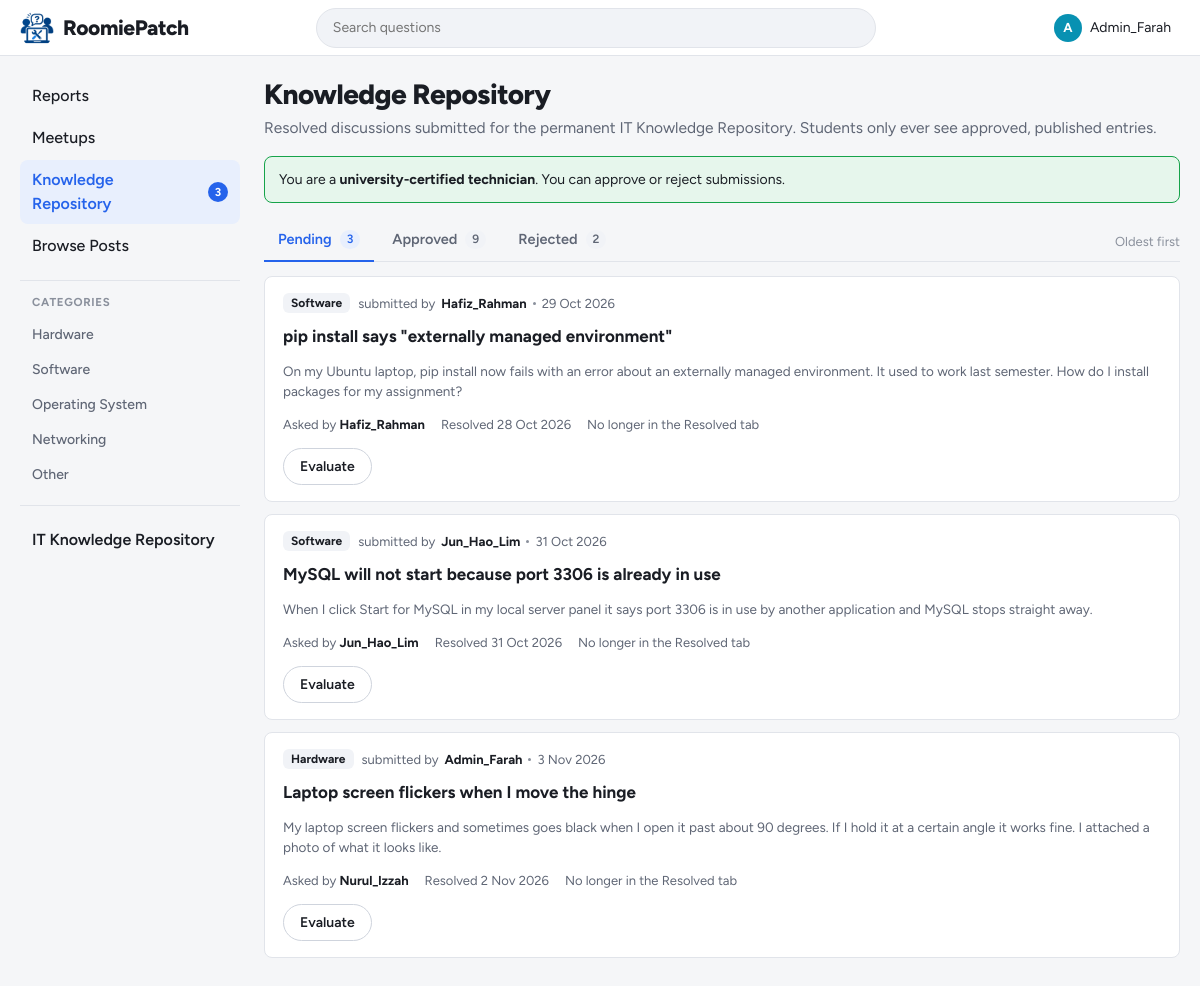
/admin/repository.php (signed in), run on the app's committed database.
### tables this page shows
CREATE TABLE categories (
    category_id   INT AUTO_INCREMENT PRIMARY KEY,
    category_name VARCHAR(50) NOT NULL UNIQUE
);

CREATE TABLE repository_entries (
    entry_id          INT AUTO_INCREMENT PRIMARY KEY,
    post_id           INT NULL,
    accepted_reply_id INT NULL,
    category          ENUM('Hardware', 'Software', 'Operating System', 'Networking') NOT NULL,   
    title             VARCHAR(150) NOT NULL,
    summary           VARCHAR(300) NOT NULL,
    problem           TEXT NOT NULL,
    solution          TEXT NOT NULL,
    keywords          VARCHAR(255) NULL,
    contributor_id    INT NULL,                   
    solver_id         INT NULL,                   
    submitted_by      INT NULL,
    submitted_at      DATETIME NOT NULL DEFAULT CURRENT_TIMESTAMP,
    status            ENUM('Pending', 'Approved', 'Rejected') NOT NULL DEFAULT 'Pending',
    reviewed_by       INT NULL,                   
    reviewed_at       DATETIME NULL,
    review_notes      TEXT NULL,
    rejection_reason  TEXT NULL,
    is_published      TINYINT(1) NOT NULL DEFAULT 0,
    published_at      DATETIME NULL,
    unpublished_at    DATETIME NULL,
    UNIQUE KEY uq_repository_post (post_id),
    KEY idx_repository_status (status, is_published),
    KEY idx_repository_category (category),
    KEY idx_repository_published (published_at),
    FOREIGN KEY (post_id) REFERENCES posts(post_id) ON DELETE SET NULL,
    FOREIGN KEY (accepted_reply_id) REFERENCES replies(reply_id) ON DELETE SET NULL,
    FOREIGN KEY (contributor_id) REFERENCES users(user_id) ON DELETE SET NULL,
    FOREIGN KEY (solver_id) REFERENCES users(user_id) ON DELETE SET NULL,
    FOREIGN KEY (submitted_by) REFERENCES users(user_id) ON DELETE SET NULL,
    FOREIGN KEY (reviewed_by) REFERENCES users(user_id) ON DELETE SET NULL
);

CREATE TABLE users (
    user_id   INT AUTO_INCREMENT PRIMARY KEY,
    username  VARCHAR(50)  NOT NULL UNIQUE,
    login_id  VARCHAR(20)  NOT NULL UNIQUE,       
    password  VARCHAR(255) NOT NULL,              
    role      ENUM('student', 'admin') NOT NULL DEFAULT 'student',
     
     
    reputation INT NOT NULL DEFAULT 0,
     
     
    is_certified_technician TINYINT(1) NOT NULL DEFAULT 0,
    bio       TEXT NULL
);

CREATE TABLE posts (
    post_id     INT AUTO_INCREMENT PRIMARY KEY,
    user_id     INT NOT NULL,
    title       VARCHAR(150) NOT NULL,
    description TEXT NOT NULL,
    category_id INT NOT NULL,
    device_os   ENUM('Windows', 'macOS', 'Linux', 'Android', 'iOS', 'Other') NOT NULL,
    tags        VARCHAR(255) NULL,                 
    status      ENUM('Open', 'Resolved') NOT NULL DEFAULT 'Open',
     
     
     
    accepted_reply_id INT NULL,
    resolved_at DATETIME NULL,
    created_at  DATETIME NOT NULL DEFAULT CURRENT_TIMESTAMP,
    KEY idx_posts_resolved_at (resolved_at),
    FOREIGN KEY (user_id) REFERENCES users(user_id) ON DELETE CASCADE,
    FOREIGN KEY (category_id) REFERENCES categories(category_id)
);

### admin/repository.php (the view, shortened to what this page needs)
<?php
$active = 'repository_admin';
include '../includes/header.php';
$tabs = ['pending' => 'Pending', 'approved' => 'Approved', 'rejected' => 'Rejected'];
$tab = array_key_exists(get_text('tab'), $tabs) ? get_text('tab') : 'pending';
$status = $tabs[$tab];
$technician = is_certified_technician($conn);
$counts = ['Pending' => 0, 'Approved' => 0, 'Rejected' => 0];
foreach ($conn->query('SELECT status, COUNT(*) AS n FROM repository_entries GROUP BY status') as $row) {
    $counts[$row['status']] = (int) $row['n'];
}
$order = $status === 'Pending' ? 'e.submitted_at ASC' : 'e.reviewed_at DESC';
$stmt = $conn->prepare("
    SELECT e.*, p.resolved_at, p.status AS post_status,
           c.username AS contributor, sb.username AS submitter, rv.username AS reviewer
    FROM repository_entries e
    LEFT JOIN posts p ON p.post_id = e.post_id
    LEFT JOIN users c ON c.user_id = e.contributor_id
    LEFT JOIN users sb ON sb.user_id = e.submitted_by
    LEFT JOIN users rv ON rv.user_id = e.reviewed_by
    WHERE e.status = ?
    ORDER BY $order");
$stmt->bind_param('s', $status);
$stmt->execute();
$entries = $stmt->get_result()->fetch_all(MYSQLI_ASSOC);
?>
<main class="content">
    <div class="page-head">
        <h1>Knowledge Repository</h1>
        <p>Resolved discussions submitted for the permanent IT Knowledge Repository. Students only ever see approved, published entries.</p>
    </div>
    <div class="tech-banner<?= $technician ? ' is-tech' : '' ?>">
        <p>
            <?php if ($technician): ?>
                You are a <strong>university-certified technician</strong>. You can approve or reject submissions.
            <?php else: ?>
                You can view submissions and unpublish entries. Only <strong>university-certified technicians</strong> can approve or reject them.
            <?php endif; ?>
        </p>
    </div>
    <div class="tabs-row">
        <nav class="tabs" aria-label="Submission status">
            <?php foreach ($tabs as $key => $label): ?>
                <a class="tab<?= $tab === $key ? ' active' : '' ?>" href="repository.php?tab=<?= $key ?>" <?= $tab === $key ? 'aria-current="page"' : '' ?>>
                    <?= $label ?> <span class="tab-count"><?= $counts[$label] ?></span>
                </a>
            <?php endforeach; ?>
        </nav>
        <span class="sort-label"><?= $status === 'Pending' ? 'Oldest first' : 'Latest decision first' ?></span>
    </div>
    <?php if (!$entries): ?>
        <div class="feed">
            <div class="empty-state">
                <strong>No <?= strtolower($status) ?> submissions</strong>
                <?= $status === 'Pending' ? 'New submissions from resolved discussions will appear here.' : 'Decisions made by certified technicians appear here.' ?>
            </div>
        </div>
    <?php else: ?>
        <div class="report-list">
            <?php foreach ($entries as $e): ?>
                <?php $listed = $e['resolved_at'] !== null && strtotime($e['resolved_at']) >= time() - RESOLVED_VISIBLE_DAYS * 86400; ?>
                <article class="report-item repo-admin-item">
                    <div class="report-head">
                        <span class="type-badge"><?= e($e['category']) ?></span>
                        <span class="report-by">
                            submitted by <strong><?= e($e['submitter'] ?? 'deleted user') ?></strong>
                            <span class="dot" aria-hidden="true"></span>
                            <time datetime="<?= e($e['submitted_at']) ?>"><?= e(time_ago($e['submitted_at'])) ?></time>
                        </span>
                    </div>
                    <h3 class="repo-admin-title"><?= e($e['title']) ?></h3>
                    <p class="muted"><?= e(excerpt($e['summary'], 200)) ?></p>
                    <ul class="repo-facts">
                        <li>Asked by <strong><?= e($e['contributor'] ?? 'deleted user') ?></strong></li>
                        <li>Resolved <?= $e['resolved_at'] ? e(date('j M Y', strtotime($e['resolved_at']))) : 'date unknown' ?></li>
                        <li><?= $e['post_id'] === null ? 'Original post removed' : ($listed ? 'Still in the Resolved tab' : 'No longer in the Resolved tab') ?></li>
                    </ul>
                    <div class="report-actions">
                        <a class="btn btn-secondary btn-sm" href="<?= BASE_URL ?>admin/repository_review.php?id=<?= (int) $e['entry_id'] ?>">
                            <?= $e['status'] === 'Pending' && $technician ? 'Evaluate' : 'Open' ?>
                        </a>
                    </div>
                </article>
            <?php endforeach; ?>
        </div>
    <?php endif; ?>
</main>
<?php include '../includes/footer.php'; ?>

### includes/sidebar.php (shortened to what this page needs)
<?php
function nav_link($key, $href, $icon_name, $label, $active, $badge = null)
{
    $class = $key === $active ? 'nav-link active' : 'nav-link';
    $current = $key === $active ? ' aria-current="page"' : '';
    $badge_html = '';
    if ($badge !== null) {
        $badge_html = '<span class="nav-badge" data-badge="' . $key . '"' . ($badge > 0 ? '' : ' hidden') . '>'
            . ($badge > 99 ? '99+' : $badge) . '</span>';
    }
    return '<a class="' . $class . '" href="' . BASE_URL . $href . '"' . $current . '>'
        . icon($icon_name) . '<span>' . e($label) . '</span>' . $badge_html . '</a>';
}
?>
<nav class="sidebar" aria-label="Main">
    <?php if ($is_admin): ?>
        <div class="nav-group">
            <?= nav_link('reports', 'admin/dashboard.php', 'flag', 'Reports', $active) ?>
            <?= nav_link('meetups', 'admin/meetups.php', 'meetup', 'Meetups', $active) ?>
            <?php $repo_pending = (int) $conn->query("SELECT COUNT(*) FROM repository_entries WHERE status = 'Pending'")->fetch_row()[0]; ?>
            <?= nav_link('repository_admin', 'admin/repository.php', 'book', 'Knowledge Repository', $active, $repo_pending) ?>
            <?= nav_link('browse', 'student/browse.php', 'list', 'Browse Posts', $active) ?>
        </div>
    <?php endif; ?>
    <div class="nav-group">
        <h2 class="nav-heading">Categories</h2>
        <?php
        $categories = $conn->query('SELECT category_id, category_name FROM categories ORDER BY category_id');
        while ($cat = $categories->fetch_assoc()):
        ?>
            <a class="nav-link nav-link-plain" href="<?= BASE_URL ?>student/browse.php?category=<?= (int) $cat['category_id'] ?>">
                <?= e($cat['category_name']) ?>
            </a>
        <?php endwhile; ?>
    </div>
    <div class="nav-group nav-group-repo">
        <?= nav_link('repository', 'student/repository.php', 'book', 'IT Knowledge Repository', $active) ?>
    </div>
</nav>

### data on the page
categories: category_name "Hardware"
categories: category_name "Software"
categories: category_name "Operating System"
categories: category_name "Networking"
categories: category_name "Other"
repository_entries: category "Software", contributor.username "Hafiz_Rahman", submitted_at "29 Oct 2026", title "pip install says \"externally managed environment\"", summary "On my Ubuntu laptop, pip install now fails with an error about an externally managed environment. It used to work last semester. How do I install packages for my assignment?", post.resolved_at "28 Oct 2026", shows "No longer in the Resolved tab", status "Evaluate"
repository_entries: category "Software", contributor.username "Jun_Hao_Lim", submitted_at "31 Oct 2026", title "MySQL will not start because port 3306 is already in use", summary "When I click Start for MySQL in my local server panel it says port 3306 is in use by another application and MySQL stops straight away.", post.resolved_at "31 Oct 2026", shows "No longer in the Resolved tab", status "Evaluate"
repository_entries: category "Hardware", submitted_by.username "Admin_Farah", submitted_at "3 Nov 2026", title "Laptop screen flickers when I move the hinge", summary "My laptop screen flickers and sometimes goes black when I open it past about 90 degrees. If I hold it at a certain angle it works fine. I attached a photo of what it looks like.", contributor.username "Nurul_Izzah", post.resolved_at "2 Nov 2026", shows "No longer in the Resolved tab", status "Evaluate"

### other printed values
$letter "A"
$_SESSION['username'] "Admin_Farah"
$label "Reports Meetups Knowledge Repository Browse Posts IT Knowledge Repository"
$badge "3"
$label "Pending"
$counts[$label] "3"
$label "Approved"
$counts[$label] "9"
$label "Rejected"
$counts[$label] "2"
